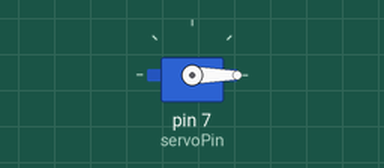
A sketch run on a simulated Arduino Uno, built with avr-gcc and run on an emulated ATmega328P. Shown: servo.

Above: at 0.05 s.
At 10.0 s:
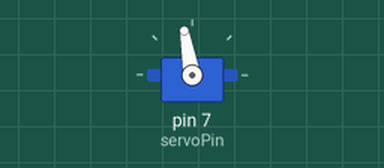
Timing chart, 0 to 13.0 s (numbered marks = the images above):
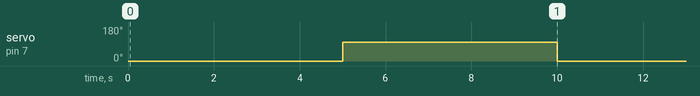

Measured:
- by itself, servo on pin 7 (servoPin): alternates 100° for 5.0 s and 0° for 5.0 s

The sketch:

Servo_Motor.ino
```cpp
#include <Servo.h>
// Declare the Servo pin
int servoPin = 7;
// Create a servo object
Servo Servo1;
void setup() {
   // We need to attach the servo to the used pin number
   Servo1.attach(servoPin);
}
void loop(){
   // Make servo go to 0 degrees
   Servo1.write(0);
   delay(5000);
   // Make servo go to 90 degrees
   Servo1.write(100);
   delay(5000);
}
```
